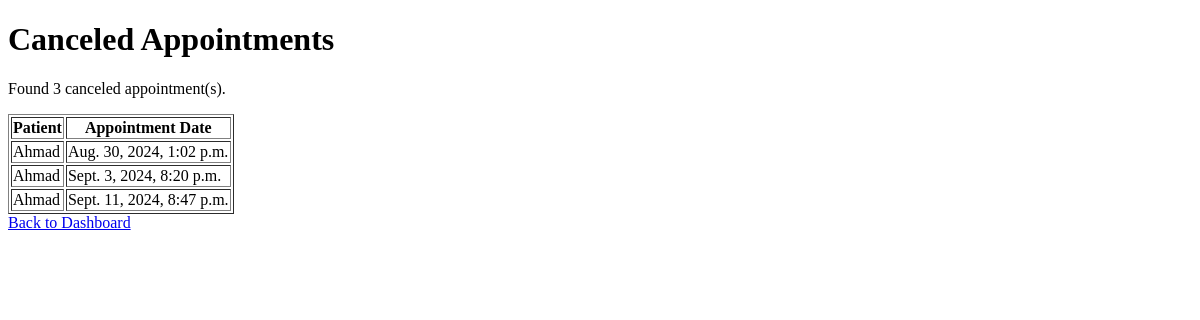
Page /doctor/canceled_requests/ (signed in) on the earlier database version.
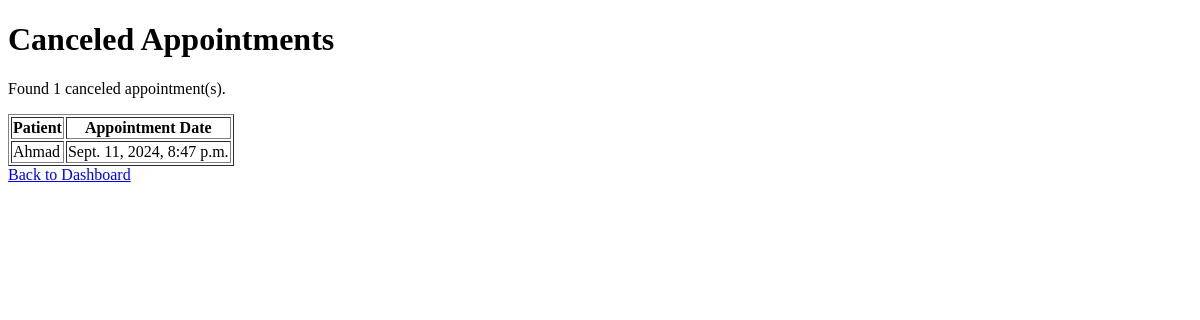
Same page on the later database version.
### patient/models.py (models this page shows, shortened)
class Appointment(models.Model):
    STATUS_CHOICES = [
        ('PENDING', 'Pending'),
        ('ACCEPTED', 'Accepted'),
        ('REJECTED', 'Rejected'),
        ('CANCELED', 'Canceled'),
        ('RESCHEDULED', 'Rescheduled'),
    ]
    doctor = models.ForeignKey(Doctor, on_delete=models.CASCADE, related_name='appointments')
    patient = models.ForeignKey(Patient, on_delete=models.CASCADE, related_name='appointments')
    appointment_date = models.DateTimeField()
    status = models.CharField(max_length=15, choices=STATUS_CHOICES, default='PENDING')
    created_at = models.DateTimeField(auto_now_add=True)
    token_number = models.PositiveIntegerField(null=True, blank=True)

class Patient(models.Model):
    user = models.OneToOneField(User, on_delete=models.CASCADE)
    dob = models.DateField()
    gender = models.CharField(max_length=10, choices=[('male', 'Male'), ('female', 'Female'), ('other', 'Other')])
    phone = models.CharField(max_length=15)
    address = models.TextField()
    image = models.ImageField()

### doctor/views.py (the view)
# urls.py: path('canceled_requests/',views.doctor_canceled_appointments,name='doctor_canceled_appointment'),
@login_required(login_url='/doctor/login/')
def doctor_canceled_appointments(request):
    doctor = get_object_or_404(models.Doctor, user=request.user)
    canceled_appointments = Appointment.objects.filter(doctor=doctor, status='CANCELED')
    return render(request, 'doctor_canceled_appointments.html', {'canceled_appointments': canceled_appointments})

### templates/doctor_canceled_appointments.html (shortened to what this page needs)
<!DOCTYPE html>
<html lang="en">
<head>
</head>
<body>
    <h1>Canceled Appointments</h1>
    {% if canceled_appointments %}
    <p>Found {{ canceled_appointments.count }} canceled appointment(s).</p>
    <table border="1">
        <thead>
            <tr>
                <th>Patient</th>
                <th>Appointment Date</th>
            </tr>
        </thead>
        <tbody>
            {% for appointment in canceled_appointments %}
            <tr>
                <td>{{ appointment.patient.user.username }}</td>
                <td>{{ appointment.appointment_date }}</td>
            </tr>
            {% endfor %}
        </tbody>
    </table>
    {% else %}
    <p>No canceled appointments.</p>
    {% endif %}
    <a href="{% url 'doctor_dashboard' %}">Back to Dashboard</a>
</body>
</html>

Differences in the rows shown:
removed Appointment: patient.user.username "Ahmad", appointment_date "Aug. 30, 2024, 1:02 p.m."
removed Appointment: patient.user.username "Ahmad", appointment_date "Sept. 3, 2024, 8:20 p.m."
Other differences:
{{ canceled_appointments.count }}: "3" → "1"
